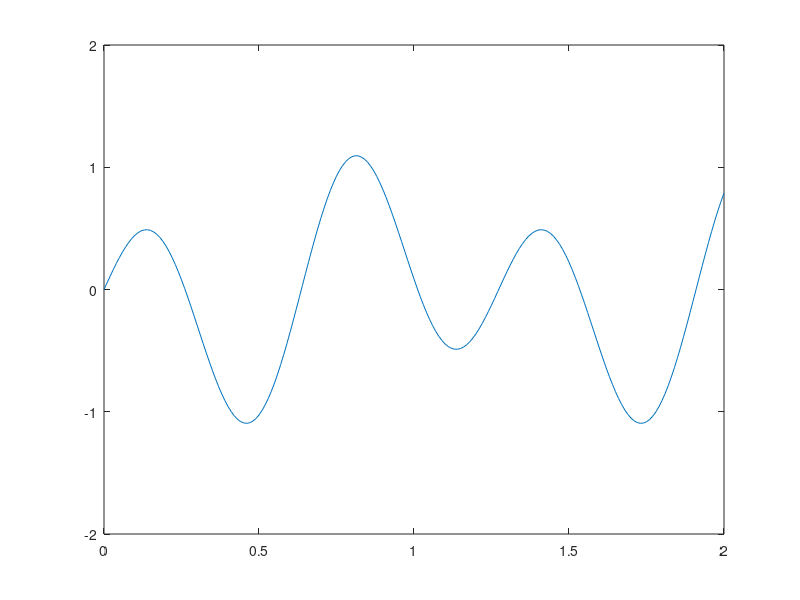

Here is the MATLAB script that generated this plot:
dt = 0.01;
t = 0:dt:2;
m = pi;
L = 2;
dx = 0.01;
x = 0:dx:L;
a = 1;

for n = 1:length(t)
   u = sin(m*pi*x/L)*sin(m*pi*a*t(n)/L) + sin(2*m*pi*x/L)*sin(2*m*pi*a*t(n)/L); 
   plot(x,u);
%    axis equal;
   axis([0 L, -2 2]);
   getframe;
end

% plot(x,u);